Frame 1 (no input): blank canvas, image omitted
Frame 60 (no input): blank canvas, image omitted
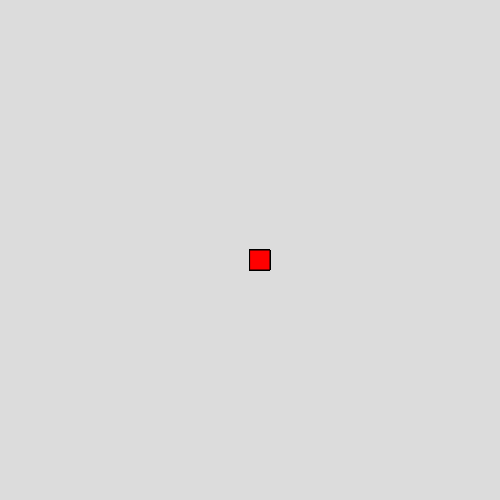
Frame 120 (the mouse pressed at the canvas centre since frame 60)

The p5.js sketch whose frames 1 and 60 were blank and that drew this single picture after the mouse press (run headless with seeded random() and noise() and a simulated clock; from frame 60 on, the mouse is pressed at the canvas centre):

// p5.js sketch
// ── sketch.js
function setup() {
  createCanvas(500, 500);
background(220);
}
function draw() {
  
  stroke("black");
  fill('red');
  
  if(mouseIsPressed){  
    rect(mouseX, mouseY, 20, 20);
  }
  
  } 
